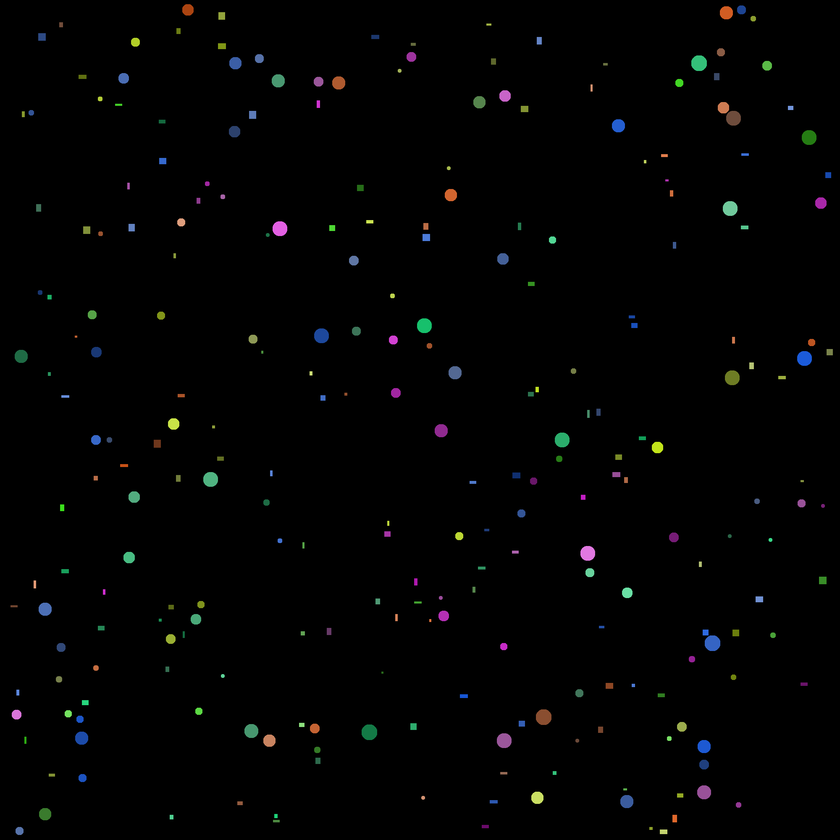
#> input picture figures_and_colors/balls_and_rects.png, 840 x 840 px, shrunk from 2000 x 2000 before the run
$ python main.py
#> lines starting #> are read from the running program, lines starting #| are printed output that depends on the picture; after the words box and inside, x2 and y2 are one past the last pixel; in counts of white or black regions, pixels touching at a corner belong together
import cv2
import numpy as np


img = cv2.imread("balls_and_rects.png")
#> img is the input picture: shape (840, 840, 3); mean B, G, R 2.3, 2.4, 2.1
gray = cv2.cvtColor(img, cv2.COLOR_BGR2GRAY)
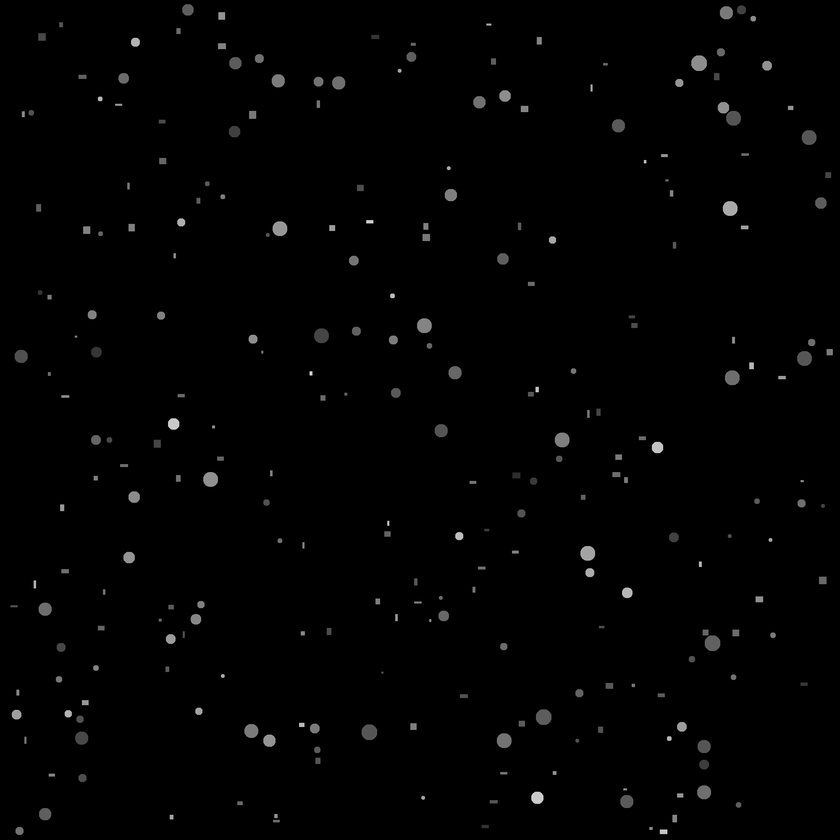
#> gray: shape (840, 840); min 0, max 234, mean 2.3

blur = cv2.GaussianBlur(gray, (5, 5), 0)

edges = cv2.Canny(blur, 50, 150)
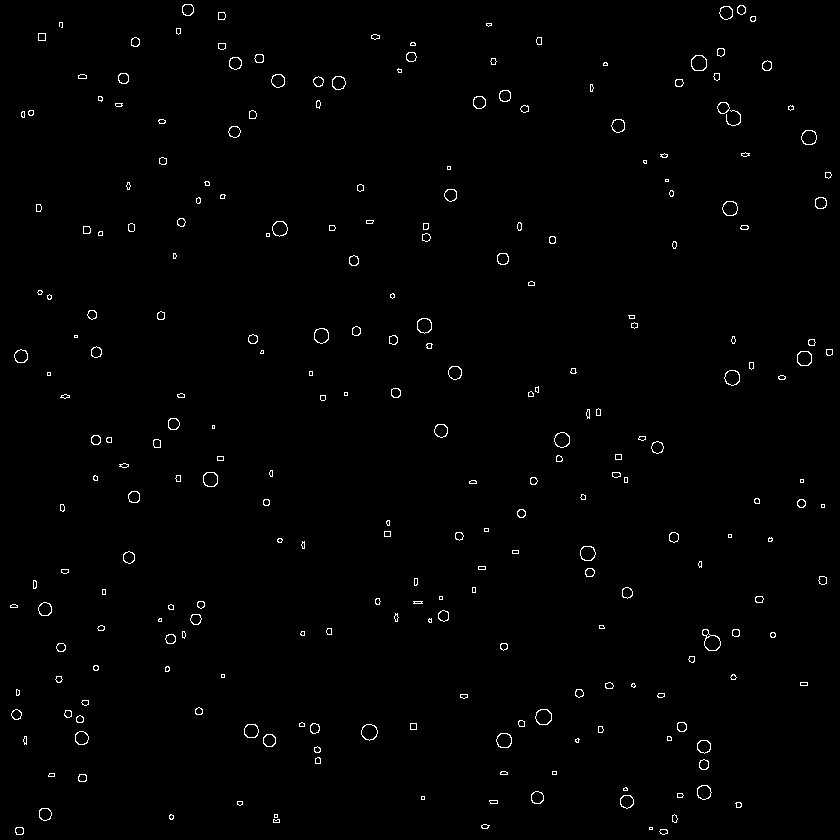
#> edges: shape (840, 840); 0.95% white in thin lines or dots


contours, _ = cv2.findContours(edges, cv2.RETR_EXTERNAL, cv2.CHAIN_APPROX_SIMPLE)
#> contours = 254 contours, 77 with area under 20; largest, box (x1, y1, x2, y2) and area: (702, 629, 721, 651) 240, (535, 709, 552, 725) 202, (361, 724, 378, 741) 199, (691, 55, 707, 71) 199, (554, 432, 570, 448) 182

circles = 0
quadrilaterals = 0

circle_colors = []
quadrilateral_colors = []


def get_color_name(b, g, r):

    max_val = max(r, g, b)
    min_val = min(r, g, b)

    if max_val < 50:
        return "Черный"
    if min_val > 200:
        return "Белый"

    if max_val == r and r > g + 30 and r > b + 30:
        if g > 100 and b < 100:
            return "Оранжевый"
        return "Красный"

    if max_val == g and g > r + 30 and g > b + 30:
        if r > 100:
            return "Салатовый"
        return "Зеленый"

    if max_val == b and b > r + 30 and b > g + 30:
        if r > 100:
            return "Фиолетовый"
        return "Синий"

    if r > 150 and g > 150 and b < 100:
        return "Желтый"

    if r > 150 and b > 150 and g < 100:
        return "Пурпурный"

    if g > 150 and b > 150 and r < 100:
        return "Голубой"

    if r > 150 and g > 100 and g < 150 and b < 100:
        return "Коричневый"

    if r > 150 and g > 150 and b > 150:
        return "Светло-серый"

    if r < 100 and g < 100 and b < 100:
        return "Темно-серый"

    if abs(r - g) < 30 and abs(g - b) < 30:
        if r > 100:
            return "Серый"

    return "Другой"


for cnt in contours:

    epsilon = 0.04 * cv2.arcLength(cnt, True)
    approx = cv2.approxPolyDP(cnt, epsilon, True)

    mask = np.zeros(gray.shape, np.uint8)
    cv2.drawContours(mask, [cnt], -1, 255, -1)


    mean_color = cv2.mean(img, mask=mask)
    b, g, r = int(mean_color[0]), int(mean_color[1]), int(mean_color[2])
    color_name = get_color_name(b, g, r)


    if len(approx) == 4:
        quadrilaterals += 1
        quadrilateral_colors.append(color_name)


    area = cv2.contourArea(cnt)
    perimeter = cv2.arcLength(cnt, True)

    if perimeter != 0:
        circularity = 4 * 3.14159 * area / (perimeter * perimeter)


        if circularity > 0.8:
            circles += 1
            circle_colors.append(color_name)
#> this loop made 254 passes
#> (epsilon, approx, mean_color, b, g, r, max_val in get_color_name, min_val in get_color_name) on passes 3, 12, 19, 36, 52, 53: (1.11, [[16, 827], [16, 834], [22, 834], [23, 828]], (138.1, 93.58, 70.75, 0), 138, 93, 70, 138, 70), (0.857, [[489, 800], [490, 803], [497, 803], [497, 800]], (139.9, 70.24, 35.97, 0), 139, 70, 35, 139, 35), (1.11, [[79, 774], [78, 780], [85, 781], [86, 775]], (155.3, 66.79, 22.7, 0), 155, 66, 22, 155, 22), (0.96, [[410, 723], [410, 729], [416, 729], [416, 723]], (95.94, 151.6, 40.39, 0), 95, 151, 40, 151, 40), (0.8, [[800, 682], [800, 685], [807, 685], [807, 682]], (82.41, 15.59, 82.41, 0), 82, 15, 82, 82, 15), (1, [[605, 683], [606, 688], [612, 688], [612, 683]], (30.46, 59.62, 118.8, 0), 30, 59, 118, 118, 30)
#> (epsilon, mean_color, b, g, r, max_val in get_color_name, min_val in get_color_name, color_name) on passes 1, 4, 6, 9, 10, 14: (0.923, (89.07, 169.2, 156.5, 0), 89, 169, 156, 169, 89, 'Желтый'), (0.843, (72.63, 7.69, 72.63, 0), 72, 7, 72, 72, 7, 'Темно-серый'), (0.923, (36.49, 86.54, 186, 0), 36, 86, 185, 185, 36, 'Красный'), (1.66, (39.27, 107.2, 50.61, 0), 39, 107, 50, 107, 39, 'Зеленый'), (0.786, (108.8, 41.51, 108.8, 0), 108, 41, 108, 108, 41, 'Другой'), (1.78, (139.4, 81.16, 52.02, 0), 139, 81, 52, 139, 52, 'Синий')
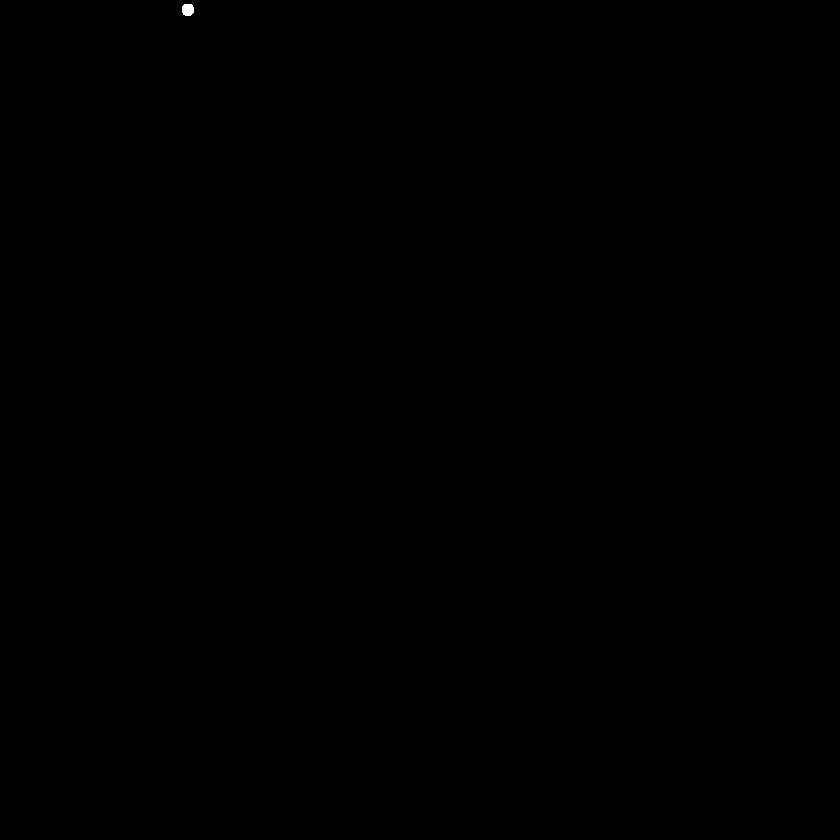
#> mask: shape (840, 840); 0.02% white; 1 white region, box (x1, y1, x2, y2) and area: (182, 4, 194, 16) 126

print("Круги:", circles)
#| Круги: 127
print("Четырёхугольники:", quadrilaterals)
#| Четырёхугольники: 59
print("\nЦвета кругов:")
for color in sorted(set(circle_colors)):
    print(f"  {color}: {circle_colors.count(color)}")
#> this loop made 9 passes
#|   Другой: 24
#|   Желтый: 5
#|   Зеленый: 30
#|   Красный: 15
#|   Оранжевый: 2
#|   Пурпурный: 6
#|   Салатовый: 1
#|   Синий: 32
#> (further printed lines are left out)
print("\nЦвета четырёхугольников:")
for color in sorted(set(quadrilateral_colors)):
    print(f"  {color}: {quadrilateral_colors.count(color)}")
#> this loop made 7 passes
#|   Другой: 17
#|   Желтый: 1
#|   Зеленый: 11
#|   Красный: 8
#|   Оранжевый: 1
#|   Синий: 14
#|   Темно-серый: 7
